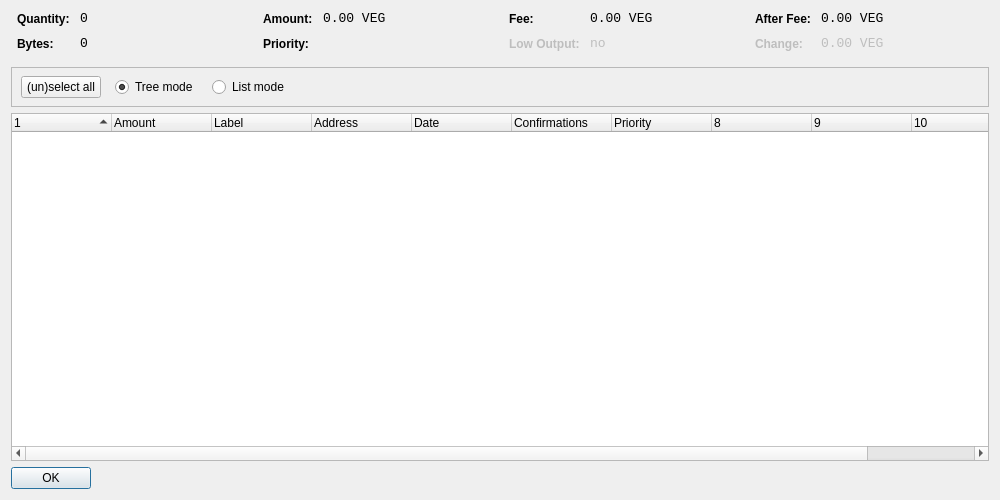
<?xml version="1.0" encoding="UTF-8"?>
<ui version="4.0">
 <class>CoinControlDialog</class>
 <widget class="QDialog" name="CoinControlDialog">
  <property name="geometry">
   <rect>
    <x>0</x>
    <y>0</y>
    <width>1000</width>
    <height>500</height>
   </rect>
  </property>
  <property name="windowTitle">
   <string>Coin Control</string>
  </property>
  <layout class="QVBoxLayout" name="verticalLayout">
   <item>
    <layout class="QHBoxLayout" name="horizontalLayoutTop" stretch="0,0,0,0">
     <property name="topMargin">
      <number>0</number>
     </property>
     <property name="bottomMargin">
      <number>10</number>
     </property>
     <item>
      <layout class="QFormLayout" name="formLayoutCoinControl1">
       <property name="horizontalSpacing">
        <number>10</number>
       </property>
       <property name="verticalSpacing">
        <number>10</number>
       </property>
       <property name="leftMargin">
        <number>6</number>
       </property>
       <property name="rightMargin">
        <number>6</number>
       </property>
       <item row="0" column="0">
        <widget class="QLabel" name="labelCoinControlQuantityText">
         <property name="styleSheet">
          <string notr="true">font-weight:bold;</string>
         </property>
         <property name="text">
          <string>Quantity:</string>
         </property>
        </widget>
       </item>
       <item row="0" column="1">
        <widget class="QLabel" name="labelCoinControlQuantity">
         <property name="font">
          <font>
           <family>Monospace</family>
           <pointsize>10</pointsize>
          </font>
         </property>
         <property name="cursor">
          <cursorShape>IBeamCursor</cursorShape>
         </property>
         <property name="contextMenuPolicy">
          <enum>Qt::ActionsContextMenu</enum>
         </property>
         <property name="text">
          <string notr="true">0</string>
         </property>
         <property name="textInteractionFlags">
          <set>Qt::LinksAccessibleByMouse|Qt::TextSelectableByKeyboard|Qt::TextSelectableByMouse</set>
         </property>
        </widget>
       </item>
       <item row="1" column="0">
        <widget class="QLabel" name="labelCoinControlBytesText">
         <property name="styleSheet">
          <string notr="true">font-weight:bold;</string>
         </property>
         <property name="text">
          <string>Bytes:</string>
         </property>
        </widget>
       </item>
       <item row="1" column="1">
        <widget class="QLabel" name="labelCoinControlBytes">
         <property name="font">
          <font>
           <family>Monospace</family>
           <pointsize>10</pointsize>
          </font>
         </property>
         <property name="cursor">
          <cursorShape>IBeamCursor</cursorShape>
         </property>
         <property name="contextMenuPolicy">
          <enum>Qt::ActionsContextMenu</enum>
         </property>
         <property name="text">
          <string notr="true">0</string>
         </property>
         <property name="textInteractionFlags">
          <set>Qt::LinksAccessibleByMouse|Qt::TextSelectableByKeyboard|Qt::TextSelectableByMouse</set>
         </property>
        </widget>
       </item>
      </layout>
     </item>
     <item>
      <layout class="QFormLayout" name="formLayoutCoinControl2">
       <property name="horizontalSpacing">
        <number>10</number>
       </property>
       <property name="verticalSpacing">
        <number>10</number>
       </property>
       <property name="leftMargin">
        <number>6</number>
       </property>
       <property name="rightMargin">
        <number>6</number>
       </property>
       <item row="0" column="0">
        <widget class="QLabel" name="labelCoinControlAmountText">
         <property name="styleSheet">
          <string notr="true">font-weight:bold;</string>
         </property>
         <property name="text">
          <string>Amount:</string>
         </property>
        </widget>
       </item>
       <item row="0" column="1">
        <widget class="QLabel" name="labelCoinControlAmount">
         <property name="font">
          <font>
           <family>Monospace</family>
           <pointsize>10</pointsize>
          </font>
         </property>
         <property name="cursor">
          <cursorShape>IBeamCursor</cursorShape>
         </property>
         <property name="contextMenuPolicy">
          <enum>Qt::ActionsContextMenu</enum>
         </property>
         <property name="text">
          <string notr="true">0.00 VEG</string>
         </property>
         <property name="textInteractionFlags">
          <set>Qt::LinksAccessibleByMouse|Qt::TextSelectableByKeyboard|Qt::TextSelectableByMouse</set>
         </property>
        </widget>
       </item>
       <item row="1" column="0">
        <widget class="QLabel" name="labelCoinControlPriorityText">
         <property name="styleSheet">
          <string notr="true">font-weight:bold;</string>
         </property>
         <property name="text">
          <string>Priority:</string>
         </property>
        </widget>
       </item>
       <item row="1" column="1">
        <widget class="QLabel" name="labelCoinControlPriority">
         <property name="font">
          <font>
           <family>Monospace</family>
           <pointsize>10</pointsize>
          </font>
         </property>
         <property name="cursor">
          <cursorShape>IBeamCursor</cursorShape>
         </property>
         <property name="contextMenuPolicy">
          <enum>Qt::ActionsContextMenu</enum>
         </property>
         <property name="text">
          <string/>
         </property>
         <property name="textInteractionFlags">
          <set>Qt::LinksAccessibleByMouse|Qt::TextSelectableByKeyboard|Qt::TextSelectableByMouse</set>
         </property>
        </widget>
       </item>
      </layout>
     </item>
     <item>
      <layout class="QFormLayout" name="formLayoutCoinControl3">
       <property name="horizontalSpacing">
        <number>10</number>
       </property>
       <property name="verticalSpacing">
        <number>10</number>
       </property>
       <property name="leftMargin">
        <number>6</number>
       </property>
       <property name="rightMargin">
        <number>6</number>
       </property>
       <item row="0" column="0">
        <widget class="QLabel" name="labelCoinControlFeeText">
         <property name="styleSheet">
          <string notr="true">font-weight:bold;</string>
         </property>
         <property name="text">
          <string>Fee:</string>
         </property>
        </widget>
       </item>
       <item row="0" column="1">
        <widget class="QLabel" name="labelCoinControlFee">
         <property name="font">
          <font>
           <family>Monospace</family>
           <pointsize>10</pointsize>
          </font>
         </property>
         <property name="cursor">
          <cursorShape>IBeamCursor</cursorShape>
         </property>
         <property name="contextMenuPolicy">
          <enum>Qt::ActionsContextMenu</enum>
         </property>
         <property name="text">
          <string notr="true">0.00 VEG</string>
         </property>
         <property name="textInteractionFlags">
          <set>Qt::LinksAccessibleByMouse|Qt::TextSelectableByKeyboard|Qt::TextSelectableByMouse</set>
         </property>
        </widget>
       </item>
       <item row="1" column="0">
        <widget class="QLabel" name="labelCoinControlLowOutputText">
         <property name="enabled">
          <bool>false</bool>
         </property>
         <property name="styleSheet">
          <string notr="true">font-weight:bold;</string>
         </property>
         <property name="text">
          <string>Low Output:</string>
         </property>
        </widget>
       </item>
       <item row="1" column="1">
        <widget class="QLabel" name="labelCoinControlLowOutput">
         <property name="enabled">
          <bool>false</bool>
         </property>
         <property name="font">
          <font>
           <family>Monospace</family>
           <pointsize>10</pointsize>
          </font>
         </property>
         <property name="cursor">
          <cursorShape>IBeamCursor</cursorShape>
         </property>
         <property name="contextMenuPolicy">
          <enum>Qt::ActionsContextMenu</enum>
         </property>
         <property name="text">
          <string notr="true">no</string>
         </property>
         <property name="textInteractionFlags">
          <set>Qt::LinksAccessibleByMouse|Qt::TextSelectableByKeyboard|Qt::TextSelectableByMouse</set>
         </property>
        </widget>
       </item>
      </layout>
     </item>
     <item>
      <layout class="QFormLayout" name="formLayoutCoinControl4">
       <property name="horizontalSpacing">
        <number>10</number>
       </property>
       <property name="verticalSpacing">
        <number>10</number>
       </property>
       <property name="leftMargin">
        <number>6</number>
       </property>
       <property name="rightMargin">
        <number>6</number>
       </property>
       <item row="0" column="0">
        <widget class="QLabel" name="labelCoinControlAfterFeeText">
         <property name="styleSheet">
          <string notr="true">font-weight:bold;</string>
         </property>
         <property name="text">
          <string>After Fee:</string>
         </property>
        </widget>
       </item>
       <item row="0" column="1">
        <widget class="QLabel" name="labelCoinControlAfterFee">
         <property name="font">
          <font>
           <family>Monospace</family>
           <pointsize>10</pointsize>
          </font>
         </property>
         <property name="cursor">
          <cursorShape>IBeamCursor</cursorShape>
         </property>
         <property name="contextMenuPolicy">
          <enum>Qt::ActionsContextMenu</enum>
         </property>
         <property name="text">
          <string notr="true">0.00 VEG</string>
         </property>
         <property name="textInteractionFlags">
          <set>Qt::LinksAccessibleByMouse|Qt::TextSelectableByKeyboard|Qt::TextSelectableByMouse</set>
         </property>
        </widget>
       </item>
       <item row="1" column="0">
        <widget class="QLabel" name="labelCoinControlChangeText">
         <property name="enabled">
          <bool>false</bool>
         </property>
         <property name="styleSheet">
          <string notr="true">font-weight:bold;</string>
         </property>
         <property name="text">
          <string>Change:</string>
         </property>
        </widget>
       </item>
       <item row="1" column="1">
        <widget class="QLabel" name="labelCoinControlChange">
         <property name="enabled">
          <bool>false</bool>
         </property>
         <property name="font">
          <font>
           <family>Monospace</family>
           <pointsize>10</pointsize>
          </font>
         </property>
         <property name="cursor">
          <cursorShape>IBeamCursor</cursorShape>
         </property>
         <property name="contextMenuPolicy">
          <enum>Qt::ActionsContextMenu</enum>
         </property>
         <property name="text">
          <string notr="true">0.00 VEG</string>
         </property>
         <property name="textInteractionFlags">
          <set>Qt::LinksAccessibleByMouse|Qt::TextSelectableByKeyboard|Qt::TextSelectableByMouse</set>
         </property>
        </widget>
       </item>
      </layout>
     </item>
    </layout>
   </item>
   <item>
    <widget class="QFrame" name="frame">
     <property name="minimumSize">
      <size>
       <width>0</width>
       <height>40</height>
      </size>
     </property>
     <property name="frameShape">
      <enum>QFrame::StyledPanel</enum>
     </property>
     <property name="frameShadow">
      <enum>QFrame::Sunken</enum>
     </property>
     <widget class="QWidget" name="horizontalLayoutWidget">
      <property name="geometry">
       <rect>
        <x>10</x>
        <y>0</y>
        <width>781</width>
        <height>41</height>
       </rect>
      </property>
      <layout class="QHBoxLayout" name="horizontalLayoutPanel" stretch="0,0,0,0,0">
       <property name="spacing">
        <number>14</number>
       </property>
       <item>
        <widget class="QPushButton" name="pushButtonSelectAll">
         <property name="sizePolicy">
          <sizepolicy hsizetype="Maximum" vsizetype="Fixed">
           <horstretch>0</horstretch>
           <verstretch>0</verstretch>
          </sizepolicy>
         </property>
         <property name="text">
          <string>(un)select all</string>
         </property>
        </widget>
       </item>
       <item>
        <widget class="QRadioButton" name="radioTreeMode">
         <property name="sizePolicy">
          <sizepolicy hsizetype="Maximum" vsizetype="Fixed">
           <horstretch>0</horstretch>
           <verstretch>0</verstretch>
          </sizepolicy>
         </property>
         <property name="text">
          <string>Tree mode</string>
         </property>
         <property name="checked">
          <bool>true</bool>
         </property>
        </widget>
       </item>
       <item>
        <widget class="QRadioButton" name="radioListMode">
         <property name="sizePolicy">
          <sizepolicy hsizetype="Maximum" vsizetype="Fixed">
           <horstretch>0</horstretch>
           <verstretch>0</verstretch>
          </sizepolicy>
         </property>
         <property name="text">
          <string>List mode</string>
         </property>
        </widget>
       </item>
       <item>
        <spacer name="horizontalSpacer">
         <property name="orientation">
          <enum>Qt::Horizontal</enum>
         </property>
         <property name="sizeHint" stdset="0">
          <size>
           <width>40</width>
           <height>20</height>
          </size>
         </property>
        </spacer>
       </item>
      </layout>
     </widget>
    </widget>
   </item>
   <item>
    <widget class="CoinControlTreeWidget" name="treeWidget">
     <property name="contextMenuPolicy">
      <enum>Qt::CustomContextMenu</enum>
     </property>
     <property name="sortingEnabled">
      <bool>false</bool>
     </property>
     <property name="columnCount">
      <number>11</number>
     </property>
     <attribute name="headerShowSortIndicator" stdset="0">
      <bool>true</bool>
     </attribute>
     <attribute name="headerStretchLastSection">
      <bool>false</bool>
     </attribute>
     <column>
      <property name="text">
       <string/>
      </property>
     </column>
     <column>
      <property name="text">
       <string>Amount</string>
      </property>
     </column>
     <column>
      <property name="text">
       <string>Label</string>
      </property>
     </column>
     <column>
      <property name="text">
       <string>Address</string>
      </property>
     </column>
     <column>
      <property name="text">
       <string>Date</string>
      </property>
     </column>
     <column>
      <property name="text">
       <string>Confirmations</string>
      </property>
      <property name="toolTip">
       <string>Confirmed</string>
      </property>
     </column>
     <column>
      <property name="text">
       <string>Priority</string>
      </property>
     </column>
     <column>
      <property name="text">
       <string/>
      </property>
     </column>
     <column>
      <property name="text">
       <string/>
      </property>
     </column>
     <column>
      <property name="text">
       <string/>
      </property>
     </column>
     <column>
      <property name="text">
       <string/>
      </property>
     </column>
    </widget>
   </item>
   <item>
    <widget class="QDialogButtonBox" name="buttonBox">
     <property name="sizePolicy">
      <sizepolicy hsizetype="Maximum" vsizetype="Fixed">
       <horstretch>0</horstretch>
       <verstretch>0</verstretch>
      </sizepolicy>
     </property>
     <property name="orientation">
      <enum>Qt::Horizontal</enum>
     </property>
     <property name="standardButtons">
      <set>QDialogButtonBox::Ok</set>
     </property>
    </widget>
   </item>
  </layout>
 </widget>
 <customwidgets>
  <customwidget>
   <class>CoinControlTreeWidget</class>
   <extends>QTreeWidget</extends>
   <header>coincontroltreewidget.h</header>
  </customwidget>
 </customwidgets>
 <resources/>
 <connections/>
</ui>
